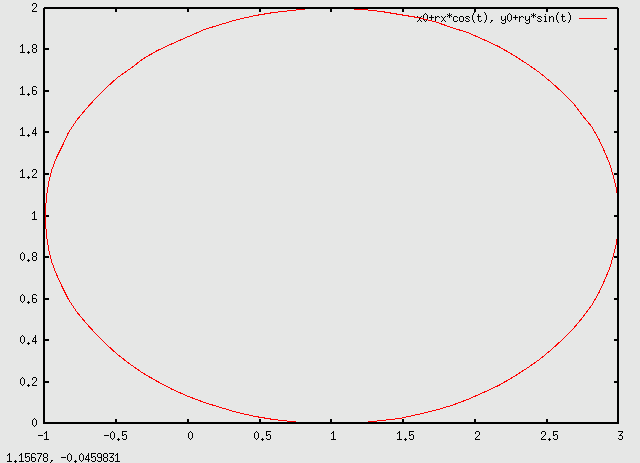

Here is the gnuplot script that generated this plot:
set parametric

# Centre
x0=1
y0=1

# Rayon
rx=2
ry=1

set trange [0:2*pi]

plot x0+rx*cos(t),y0+ry*sin(t)
